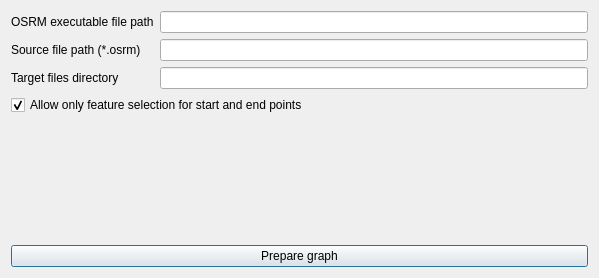
<?xml version="1.0" encoding="UTF-8"?>
<ui version="4.0">
 <class>OSRMSettingsDialogBase</class>
 <widget class="QDialog" name="OSRMSettingsDialogBase">
  <property name="geometry">
   <rect>
    <x>0</x>
    <y>0</y>
    <width>599</width>
    <height>278</height>
   </rect>
  </property>
  <property name="windowTitle">
   <string>OSRM plugin test settings</string>
  </property>
  <layout class="QVBoxLayout" name="verticalLayout">
   <item>
    <layout class="QGridLayout" name="gridLayout">
     <item row="0" column="1">
      <widget class="QLabel" name="label">
       <property name="text">
        <string>OSRM executable file path</string>
       </property>
      </widget>
     </item>
     <item row="0" column="2">
      <widget class="QLineEdit" name="lineEdit">
       <property name="text">
        <string/>
       </property>
      </widget>
     </item>
     <item row="1" column="1">
      <widget class="QLabel" name="label_2">
       <property name="text">
        <string>Source file path (*.osrm)</string>
       </property>
      </widget>
     </item>
     <item row="1" column="2">
      <widget class="QLineEdit" name="lineEdit_2">
       <property name="text">
        <string/>
       </property>
      </widget>
     </item>
     <item row="2" column="1">
      <widget class="QLabel" name="label_3">
       <property name="text">
        <string>Target files directory</string>
       </property>
      </widget>
     </item>
     <item row="2" column="2">
      <widget class="QLineEdit" name="lineEdit_3">
       <property name="text">
        <string/>
       </property>
      </widget>
     </item>
    </layout>
   </item>
   <item>
    <widget class="QCheckBox" name="checkBox">
     <property name="text">
      <string>Allow only feature selection for start and end points</string>
     </property>
     <property name="checked">
      <bool>true</bool>
     </property>
    </widget>
   </item>
   <item>
    <spacer name="verticalSpacer">
     <property name="orientation">
      <enum>Qt::Vertical</enum>
     </property>
     <property name="sizeHint" stdset="0">
      <size>
       <width>20</width>
       <height>40</height>
      </size>
     </property>
    </spacer>
   </item>
   <item>
    <widget class="QPushButton" name="butOk">
     <property name="text">
      <string>Prepare graph</string>
     </property>
    </widget>
   </item>
  </layout>
 </widget>
 <resources/>
 <connections/>
</ui>
